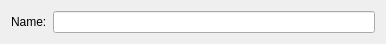
<ui version="4.0" >
 <class>QGroupNodePage</class>
 <widget class="QWidget" name="QGroupNodePage" >
  <property name="geometry" >
   <rect>
    <x>0</x>
    <y>0</y>
    <width>386</width>
    <height>42</height>
   </rect>
  </property>
  <property name="windowTitle" >
   <string>Form</string>
  </property>
  <layout class="QHBoxLayout" >
   <item>
    <widget class="QLabel" name="label" >
     <property name="text" >
      <string>Name:</string>
     </property>
    </widget>
   </item>
   <item>
    <widget class="QLineEdit" name="m_name" />
   </item>
  </layout>
 </widget>
 <resources/>
 <connections/>
</ui>
